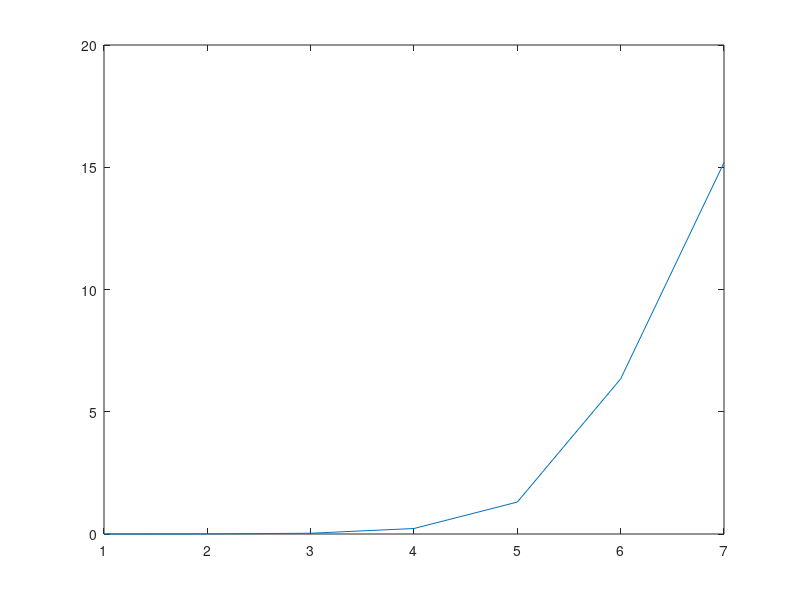

Recreate this plot in MATLAB.
%CHE 345 Seminar 6.5
%This file contains the numerical solution to Seminar 6.5
%To run each module, notice that double % (%%) separates this file.
%Click on any line of problem 1 and then control+enter to execute.
%Anton Fadic / Winter 2017

%% Problem 1
%Equilibrium composition
clear all; close all; clc;

%NH3 N2 H2
Temp = [700:50:950,980];
%Temp=847;
for i=1:length(Temp)
clear K X T intRes
stoiCoef = [-1 -1 1 3];
dGr = [-50.83 -228.7 -137.4 0]*1e3; %from table A2.2
dGr_tot = stoiCoef*dGr'; 
Tref = 298.15; %Ref temp for dG in K
R=8.314; %J/mol/K;
K = exp(-dGr_tot/R/Tref); %this is the K at 298.15 K
%fprintf('K = %4.1f at T=%4.2f K\n', K, Tref);

%to calculate K at another T we need van't Hoff eq. 
%We need to check the temperature dependency of dHr, which is given by the dCp:
dHr = [-74.9 -242.0 -110.6 0]*1e3;
dHr_tot = stoiCoef*dHr';
Cp = [19.86  5.016*1e-2 1.267*1e-5 -10.99*1e-9;
      32.19  0.192*1e-2 1.054*1e-5 -3.589*1e-9;
      28.11  0.1672*1e-2 0.5363*1e-5 -2.218*1e-9; %J/mol/K
      29.06 -0.1913*1e-2 0.3997*1e-5 -0.8690*1e-9;]'; %J/mol/K
dCp = Cp*stoiCoef'; %vector of Cp 

dHr = @(T) dHr_tot - [Tref Tref.^2/2 Tref.^3/3 Tref.^4/4]*[dCp(1) dCp(2) dCp(3) dCp(4)]'...
    + T*dCp(1) + T.^2.*dCp(2)./2 + T.^3.*dCp(3)./3 + T.^4.*dCp(4)./4;

%close all; X=300:10:1000; plot(X,dHr(X)); xlabel('Temperature [K]'); ylabel('dHr [J/mol/K]' );

dHr = @(T) dHr(T)./(T.^2)./R;
T=Temp(i); %K
intRes=integral(dHr,Tref,T);
K = K*exp(intRes);

fprintf('K = %5.2f at%4.0f K ',(K),T)
%%%%%%%%%%%%%%%%%%%%%%%%%%%%%%%%%%%%%%%%%%%%%%%%%%%%%%%%%%%%%%%%%%%%%%%%%%%
%Ok, so far we have the K we need, now we can use its expression to compute
%the equilibrium composition
%%% K=Ky*Kphi*P^sumCoef;
%%%%%%%%%%%%%%%%%%%%%%%%%%%%%%%%%%%%%%%%%%%%%%%%%%%%%%%%%%%%%%%%%%%%%%%%%%%
sumCoef=sum(stoiCoef);
P=4; %bar
fugCoeff = 1;

%here evauluate the Kphi
Kphi=1/16;

NTbas = 1; %mole basis total initial

%CH4 H2O CO 3H2 
%here calculate the mole fractions in terms of extent of NH3
y_0= [0.5 0.5 0.0 0.0];
n_0 = y_0*NTbas;

% Here w is the number of moles of NH3 reacting
nf_ch4 = @(X)  n_0(1)*(1+stoiCoef(1)*X);  
nf_h20=  @(X)  n_0(1)*(1+stoiCoef(2)*X); 
nf_co=   @(X)  n_0(1)*(stoiCoef(3)*X);   
nf_h2 =  @(X)  n_0(1)*(stoiCoef(4)*X);       

sumNf = @(X) nf_ch4(X)+ nf_h20(X) + nf_co(X) + nf_h2(X);

yf_ch4 =  @(w) nf_ch4(w)./sumNf(w);
yf_h2O =  @(w) nf_h20(w)./sumNf(w);
yf_co =   @(w) nf_co(w)./sumNf(w);
yf_h2 =   @(w) nf_h2(w)/sumNf(w);

Ky = @(w) yf_ch4(w).^(stoiCoef(1)).*yf_h2O(w).^(stoiCoef(2)).*yf_co(w).^(stoiCoef(3)).*yf_h2(w).^(stoiCoef(4));

w=fsolve(@(w) (K-Ky(w)*Kphi*P.^(sumCoef))*1e6,0.1,optimset('TolFun',1e-9,'TolX',1e-9,'Display','off'));

%fprintf('\nMole fraction at equilibrium\n');
%fprintf('N2     H2      NH3      Ar\n');
conv(i)=w;
fprintf(' conv %5.2f%%\n',100*w);
KStored(i) = K;
%fprintf('%4.3f  %4.3f  %4.3f   %4.3f \n', yf_h2O(w), yf_co(w), yf_ch4(w), yf_h2(w));
end
%conv
plot(KStored);

%% Problem 2
%Equilibrium composition
clear all; close all; clc;

%CaCO3 CaO CO2
nu = [-1 1 1];
dGr_tot = 134.3*1e3; %kJ/mol
Tref = 298.15; %Ref temp for dG in K
R=8.314; %J/mol/K;
K0 = exp(-dGr_tot/R/Tref); %this is the K at 298.15 K
fprintf('K = %d at T=%4.2f K\n', K0, Tref);

%to calculate K at another T we need van't Hoff eq. 
%We need to check the temperature dependency of dHr, which is given by the dCp:
%dHr = [52.32 0 -84.72 ]*1e3;
dHr_tot = 182.1*1e3; %J/mol

Cp1 = @(T) 82.26 + 4.97*1e-2.*T -1.286*1e6./(T.^2); % J/mol/K
Cp2 = @(T) 41.8 +2.02*1e-2.*T - 4.51*1e5./(T.^2); % J/mol/K
Cp3 = @(T) 22.22 + 5.9711*1e-2.*T -3.495*1e-5.*T.^2+7.457*1e-9.*T.^3; % J/mol/K

dCp = @(T) Cp1(T).*nu(1)+Cp2(T).*nu(2)+Cp3(T).*nu(3); %vector of Cp 

dHr = @(T) dHr_tot + (T-Tref)*(-82.26+41.8+22.2)+(T.^2-Tref.^2)*(-4.97+2.02+5.9711)*(1e-2)/2-3.495*1e-5*(T.^3-Tref.^3)/3+7.457*1e-9*(T.^4-Tref.^4)/4-(-4.51*1e5+1.286*1e6).*(1./T-1./Tref);

dHr2 = @(T) dHr(T)./(T.^2)./R;
T=1000; %K
intRes=integral(dHr2,Tref,T);
K = K0*exp(intRes);

fprintf('P_CO2 = %d bar\n',K)
%%%%%%%%%%%%%%%%%%%%%%%%%%%%%%%%%%%%%%%%%%%%%%%%%%%%%%%%%%%%%%%%%%%%%%%%%%%
%Ok, so far we have the K we need, now we can use its expression to compute
%the equilibrium composition
%%% K=KyKphiP^sumCoef;
%%%%%%%%%%%%%%%%%%%%%%%%%%%%%%%%%%%%%%%%%%%%%%%%%%%%%%%%%%%%%%%%%%%%%%%%%%%

Tfinal = fsolve(@(T) K0*exp(integral(dHr2,Tref,T))-1,1000,optimset('TolFun',1e-10,'TolX',1e-9,'Display','off'));

fprintf('\ndecomposition pressure at 1 bar is %4.2f K\n', Tfinal);